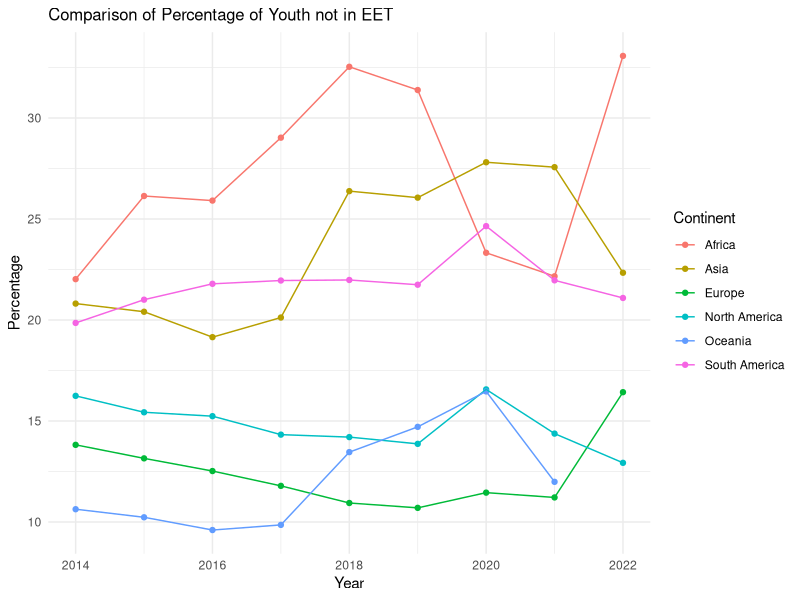

Here is the R script that generated this plot:
## ---- chunk 1
knitr::opts_chunk$set(echo = TRUE)
library(tidyverse)
library(ggplot2)
## ---- chunk 2
youth_not_eet <- read.csv("Exported_data/youth_not_in_eet.csv")
colnames(youth_not_eet)[4] <- "Percentage"
## ---- chunk 3
youth_not_eet %>%
  group_by(Continent, Year) %>%
  summarise(weighted_average = weighted.mean(Percentage, Population)) %>%
  ungroup() %>% 
  ggplot(aes(x = Year, y = weighted_average, colour = Continent)) +
  geom_point() +
  geom_line() + 
  labs(x = "Year", 
       y = "Percentage",
       title = "Comparison of Percentage of Youth not in EET")+
  theme_minimal()+
  theme(plot.title = element_text(size = 12,
                                  hjust = 0))
